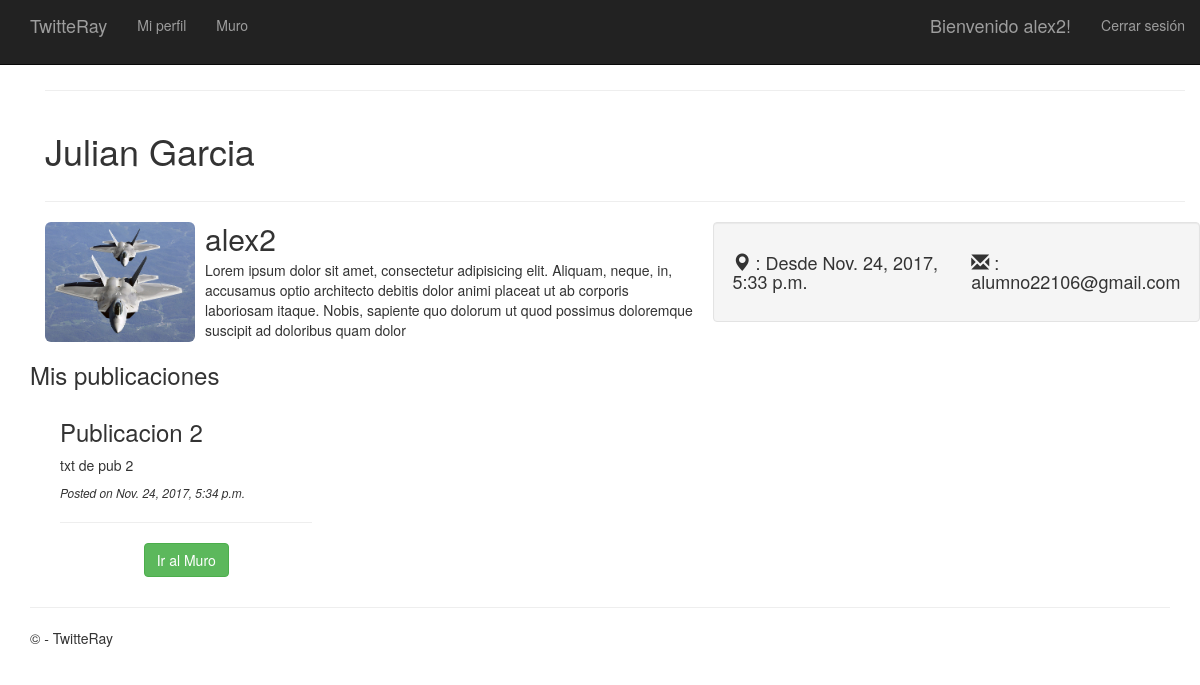
Screenshot of /mimuro (signed in) with the database file from the repository.
### app/models.py (models this page shows)
class Avatar_m(models.Model):
    usuario = models.OneToOneField(User,on_delete=models.CASCADE)
    Avatar = models.FileField(upload_to='avatar/%Y/%m/%d', null=True, blank=True)
    fecha_reg=models.DateTimeField(auto_now=True,null=True, blank=True)

class Publicaciones_m(models.Model):
    usuario=models.ForeignKey(User,null=True, blank=True)
    titulo=models.TextField(verbose_name=u"Titulo",max_length=100,null=True, blank=True)
    texto=models.TextField(verbose_name=u"Texto",max_length=500,null=True, blank=True)
    fecha=models.DateTimeField(auto_now=True,null=True, blank=True)
    activo=models.NullBooleanField(verbose_name=u"Activado",null=True, blank=True)

### app/views.py (the view)
# urls.py: url(r'^mimuro', app.views.MiMuro, name='mimuro'),
def MiMuro(request):
    mis_publicaciones=Publicaciones_m.objects.filter(usuario=request.user.id)
    return render(request, 'app/mimuro.html',{'mis_publicaciones':mis_publicaciones})

### app/templates/app/mimuro.html
﻿{% extends "app/layout.html" %}
{% block content %}
 <div class="container">
    <hr>
    <div class="row">
      <div class="col-xs-6">
        <h1>{{user.first_name}} {{user.last_name}}</h1>
      </div>
    </div>
    <hr>
    <div class="row">
      <div class="col-xs-7">
        <div class="media">
          <div class="media-left"> <a href="#"> <img class="media-object img-rounded" src="{{user.avatar_m.Avatar.url}}" alt="..." style="width:150px"> </a> </div>
          <div class="media-body">
            <h2 class="media-heading">{{user.username}}</h2>
            Lorem ipsum dolor sit amet, consectetur adipisicing elit. Aliquam, neque, in, accusamus optio architecto debitis dolor animi placeat ut ab corporis laboriosam itaque. Nobis, sapiente quo dolorum ut quod possimus doloremque suscipit ad doloribus quam dolor </div>
        </div>
      </div>
      <div class="col-xs-5 well">
        <div class="row">
          <div class="col-lg-6">
            <h4><span class="glyphicon glyphicon-map-marker" aria-hidden="true"></span> : Desde {{user.date_joined}} </h4>
          </div>
          <div class="col-lg-6">
            <h4><span class="glyphicon glyphicon-envelope" aria-hidden="true"></span> : {{user.email}}</h4>
          </div>
        </div>
      </div>
    </div>
  </div>
<h3>Mis publicaciones</h3>
<div class="container">
  <div class="row">
    <div class="col-lg-9 col-md-12">
        {% for x in mis_publicaciones%}
        {% if forloop.counter >= 6%}
<div class="row">
        <div class="col-lg-4 col-md-4 col-sm-6 col-xs-6">
            <div class="caption">
              <h3>{{x.titulo}}</h3>
              <p>{{x.texto}}</p>
              <hr>
              <p class="text-center"><a href="{% url 'muro'%}" class="btn btn-success" role="button">For Sale</a></p>
            </div>
        </div>
    </div>
    {% else %}
                <div class="col-lg-4 col-md-4 col-sm-6 col-xs-6">
            <div class="caption">
              <h3>{{x.titulo}}</h3>
              <p>{{x.texto}}</p>
                <small><i>Posted on {{x.fecha}}</i></small>
              <hr>
              <p class="text-center"><a href="{% url 'muro'%}" class="btn btn-success" role="button">Ir al Muro</a></p>
            </div>
        </div>
      {% endif %}
        {% endfor%}
    </div>
  </div>
</div>
{% endblock %}

### app/templates/app/loginpartial.html (shortened to what this page needs)
{% if user.is_authenticated %}
<form id="logoutForm" action="/logout" method="post" class="navbar-right">
    <ul class="nav navbar-nav navbar-right">
        <li><span class="navbar-brand">Bienvenido {{ user.username }}!</span></li>
        <li><a href="javascript:document.getElementById('logoutForm').submit()">Cerrar sesi&oacute;n</a></li>
    </ul>
</form>
{% else %}
<ul class="nav navbar-nav navbar-right">
    <li><a href="{% url 'signup' %}">Registrarse</a></li>
    <li><a href="{% url 'login' %}">Iniciar sesi&oacute;n</a></li>
</ul>
{% endif %}

### app/static/app/content/site.css (style rules this page uses)
body { padding-top: 50px; padding-bottom: 20px; }

### rows the page displays
Publicaciones_m: titulo "Publicacion 2", texto "txt de pub 2", fecha "Nov. 24, 2017, 5:34 p.m."

### other values shown
{{ user.username }} "alex2"
{{ user.first_name }} "Julian"
{{ user.last_name }} "Garcia"
{{ user.date_joined }} "Nov. 24, 2017, 5:33 p.m."
{{ user.email }} "alumno22106@gmail.com"
